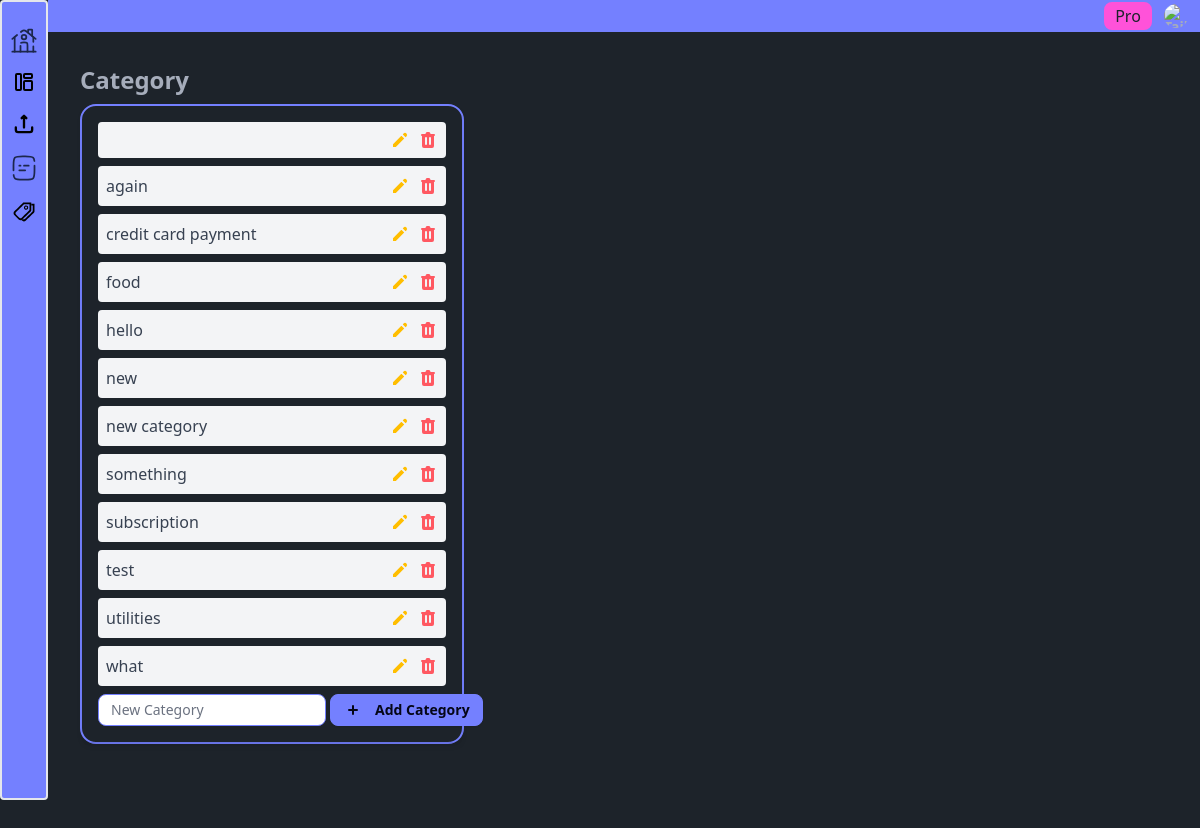
Before: /category/category/ with the older database file.
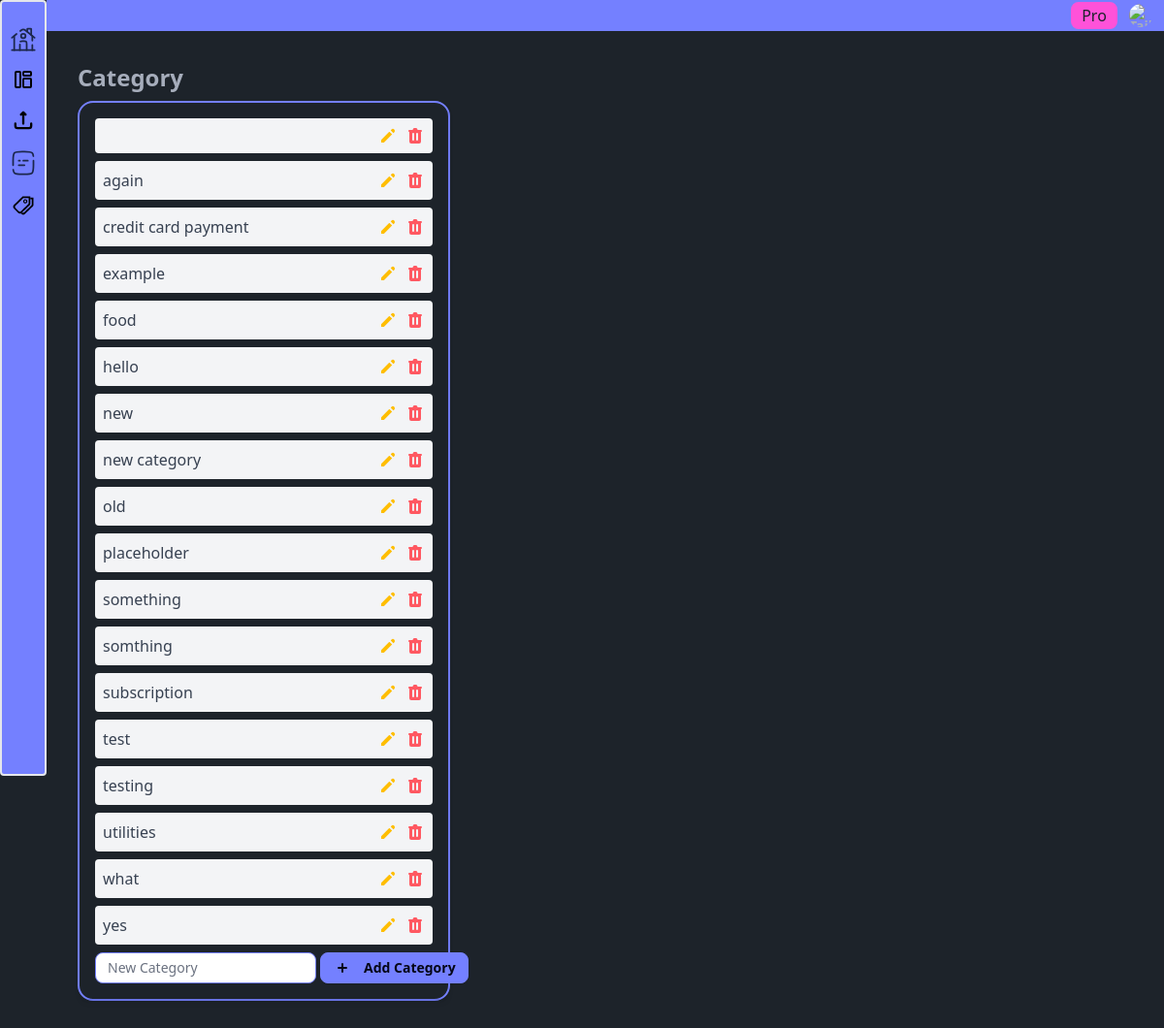
After: the same page with the newer database file.
### upload_doc/models.py (models this page shows, shortened)
class ExpenseCategory(models.Model):
    name = models.CharField(max_length=100)

### category/views.py (the view)
# urls.py: path("category/", views.category_list, name="category_list"),
def category_list(request):
    categories = ExpenseCategory.objects.all().order_by("name")
    form = CategoryForm()
    context = {
        "categories": categories,
        "form": form,
    }
    return render(request, "category/category_list.html", context)

### category/forms.py
class CategoryForm(forms.Form):
    category_name = forms.CharField(max_length=100)

### theme/templates/category/category_list.html (shortened to what this page needs)
{% extends "../dashboard/dashboard_base.html" %}
{% load widget_tweaks %}
{% block main %}
<section class="max-w-sm flex-col items-center min-h-screen">
<div>
  <header class="mb-2">
    <h2 class="text-2xl font-semibold">Category</h2>
  </header>
</div>
<div class="card border-2 border-primary w-full justify-center mx-auto">
  <div
    class="p-4 rounded-lg shadow-md space-y-2"
    id="category_list">
    <ul class="space-y-2">
      {% for category in categories %}
      <li
        class="flex justify-between items-center bg-gray-100 p-2 rounded"
        id="category_list_{{ category.id }}">
        <span class="text-gray-700">{{ category.name }}</span>
        <div class="flex items-center space-x-2">
          <button
            class="text-warning transition-colors focus:outline-none"
            hx-post="{% url 'edit_category_list' %}"
            hx-target="#category_list_{{ category.id }}"
            hx-swap="outerHTML"
            hx-trigger="click"
            hx-vals='{"category_id": "{{ category.id }}"}'>
            <svg xmlns="http://www.w3.org/2000/svg" class="h-5 w-5" viewBox="0 0 20 20" fill="currentColor">
              <path d="M13.586 3.586a2 2 0 112.828 2.828l-.793.793-2.828-2.828.793-.793zM11.379 5.793L3 14.172V17h2.828l8.38-8.379-2.83-2.828z" />
            </svg>
          </button>
          <button class="text-error transition-colors focus:outline-none">
          </button>
        </div>
      </li>
      {% endfor %}
    </ul>
    <form
      method="POST"
      hx-post="{% url 'add_category_list' %}"
      hx-trigger="submit"
      hx-target="#category_list"
      hx-swap="innerHTML"
      class="">
      <div class="flex items-center space-x-1">
        {{ form.category_name|add_class:"input-sm rounded-lg border-primary"|attr:"placeholder:New Category" }}
        <button
          class="btn btn-sm btn-primary"
          type="submit">
          <svg xmlns="http://www.w3.org/2000/svg" class="h-5 w-5 inline-block mr-1" viewBox="0 0 20 20" fill="currentColor">
            <path fill-rule="evenodd" d="M10 5a1 1 0 011 1v3h3a1 1 0 110 2h-3v3a1 1 0 11-2 0v-3H6a1 1 0 110-2h3V6a1 1 0 011-1z" clip-rule="evenodd" />
          </svg>
          Add Category
        </button>
      </div>
    </form>
  </div>
</div>
{% endblock %}

### theme/templates/dashboard/dashboard_base.html (shortened to what this page needs)
{% load static tailwind_tags %}
{% load static %}
{% load django_htmx %}
<!DOCTYPE html>
<html data-theme="dark" lang="en">
  <head>
    <title</title>
    {% tailwind_css %}
  </head>
  <body hx-headers='{"X-CSRFToken": "{{ csrf_token }}"}'>
    <div class="flex min-h-screen">
      {% include "dashboard/partials/_sidebar.html" %}
      <div class="flex flex-col w-full">
        {% include "dashboard/partials/_topbar.html" %}
        <main class="flex-1 p-8 overflow-y-auto">
          {% block main %}
          {% endblock main%}
        </main>
      </div>
    </div>
  </body>
</html>

### theme/templates/dashboard/partials/_sidebar.html
{% load static %}
<aside id="sidebar" class="z-10 hidden lg:flex flex-col items-center bg-primary border-2 rounded w-12 py-4 px-2 flex-shrink-0 sticky top-0 h-screen justify-between">
  <nav class="mt-2 flex flex-col items-center">
    <ul class="w-full space-y-4">
      <li class="mb-1 flex justify-center rounded-lg hover:bg-secondary">
        <a href="{% url 'home' %}" class=" rounded">
          <img src="{% static 'svg/home_icon.svg' %}" alt="Home" class="">
        </a>
      </li>
      <li class="mb-1 flex justify-center rounded-lg hover:bg-secondary">
        <a href="{% url 'dashboard' %}" class=" rounded">
          <img src="{% static 'svg/dashboard_icon.svg' %}" alt="Dashboard" class="w-6 h-6">
        </a>
      </li>
      <li class="mb-1 flex justify-center rounded-lg hover:bg-secondary">
        <a href="{% url 'upload_doc' %}" class=" rounded">
          <img src="{% static 'svg/upload_icon.svg' %}" alt="Upload Document" class="">
        </a>
      </li>
      <li class="mb-1 flex justify-center rounded-lg hover:bg-secondary">
        <a href="{% url 'my_docs' %}" class=" rounded">
          <img src="{% static 'svg/document_icon.svg' %}" alt="My Documents" class="">
        </a>
      </li>
      <li class="mb-1 flex justify-center rounded-lg hover:bg-secondary">
        <a href="{% url 'category_list' %}" class=" rounded">
          <img src="{% static 'svg/tag_icon.svg' %}" alt="Categories" class="">
        </a>
      </li>
    </ul>
  </nav>
</aside>

### theme/templates/dashboard/partials/_topbar.html (shortened to what this page needs)
{% load static %}
<div class="h-8 flex bg-primary justify-end items-center">
  <a href="">
    <button class="flex justify-center text-base-100 bg-secondary border-2 border-secondary rounded-lg w-12 hover:bg-accent hover:text-white">
      Pro
    </button>
  </a>
  <div class="dropdown dropdown-end">
    <div tabindex="0" role="button" class="btn btn-ghost btn-circle avatar">
      <div class="w-6 rounded-full">
        <img
          alt="Tailwind CSS Navbar component"
          src="https://img.daisyui.com/images/stock/photo-1534528741775-53994a69daeb.webp" />
      </div>
    </div>
  </div>
</div>

Changed rows visible on the page:
added ExpenseCategory: name "example"
added ExpenseCategory: name "old"
added ExpenseCategory: name "placeholder"
added ExpenseCategory: name "somthing"
added ExpenseCategory: name "testing"
added ExpenseCategory: name "yes"
